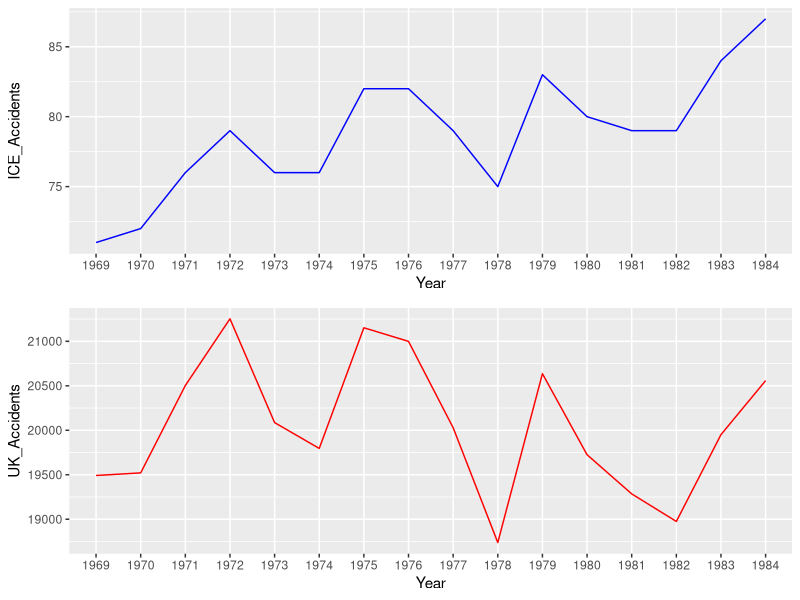

Source code (R):
UK_DOSI <- UKDriverDeaths

# Row/dálka heiti
m_mon <- c('Jan','Feb','Mar','Apr','May','Jun','Jul','Aug','Sep','Oct','Nov','Dec')
m_yrs <- c(1969:1984)

# Converta draslinu í matrix með viðeigandi mikið af rows/columns
m_dosi <- matrix(UK_DOSI,length(m_yrs),length(m_mon))

# Setja row/column heitin sem ár/mánuðir
rownames(m_dosi) <- m_yrs
colnames(m_dosi) <- m_mon

# ----- 1. ----- #

library(xts)

# Converta yfir í xts
xts.dosi <- as.xts(UKDriverDeaths)

# Filtera
# Einungis innihalda observations sem eru með >= 2000 slys
xts.dosi.2k <- xts.dosi[xts.dosi >= 2000]

# Merkja dálkinn sem slys
colnames(xts.dosi.2k) <- "Accidents"

# Sýna niðurstöður
xts.dosi.2k

# ----- 2. ----- #

# Sýna niðurstöður

# Árlegt meðaltal
rowMeans(m_dosi)

# Mánaðarlegt meðalal
colMeans(m_dosi)

# ----- 3. ----- #

# Lesa inn mannsfjölda dataset
countries.pop <- read.csv("population_countries.csv", header = TRUE)

# Gera heitið á þjóðinni nafnið á observation, til þess að létta fyrir leit
rownames(countries.pop) <- as.vector(countries.pop$Country.Name)

# Sækja fólksfjölda í UK á árunum 1969 - 1984 og setja í vector
uk.pop <- as.numeric(countries.pop["United Kingdom",c(14:29)])

# Sækja total slys per ár og setja í vector
yearly.dosi <- as.numeric(rowSums(m_dosi))

# Reikna út % ratio á milli fólksfjölda og slysa á hverju ári
yearly.dosi.ratio <- yearly.dosi / uk.pop

# Setja nöfn á vectorana (auðveldar að skoða vectorinn)
names(yearly.dosi.ratio) <- m_yrs
names(yearly.dosi) <- m_yrs
names(uk.pop) <- m_yrs

# Sýna niðurstöður
paste(round(yearly.dosi.ratio * 100, digits=4), '%', sep = '')

# ----- 4. ----- #

# Sækja Íslenska íbúafjölda á milli 1969 - 1984
iceland.pop <- as.numeric(countries.pop["Iceland",c(14:29)])

# Setja ár sem labels
names(iceland.pop) <- m_yrs

# "Population Ratio"
# Reikna hlutfallið á UK og Íslandi, bæta svo við "1/" (einn Íslendingur fyrir x Englendinga)
uk.iceland.ratio <- paste("1/", round(uk.pop / iceland.pop), sep="") # Population Ratio

# "Iceland Accidents"
# Reikna slys á Íslandi miðað við hlutfall
# UK_Slys * (íbúarfjöldi Íslendinga / íbúarfjöldi Englendinga)
calc.iceland.dosi <- round(yearly.dosi * (iceland.pop / uk.pop)) # Iceland accidents

# Comparison iceland/uk dataframe búinn til
# Splæsa saman þessum þremur vectors í eitt dataframe
comp.ice.uk.df <- cbind.data.frame(calc.iceland.dosi, yearly.dosi, uk.iceland.ratio)

# Setja almennileg heiti á columns
colnames(comp.ice.uk.df) <- c("ICE_Accidents", "UK_Accidents", "Pop_Ratio")

# Sýna niðurstöður
comp.ice.uk.df

# ----- 5. ----- #
library(ggplot2)
library(grid)

comp.ice.uk.tbl <- tibble::rownames_to_column(comp.ice.uk.df, var = "Year")

p1 <- ggplot(comp.ice.uk.tbl, aes(x=Year, y=ICE_Accidents, group=1)) +
  geom_line(col="blue")
p2 <- ggplot(comp.ice.uk.tbl, aes(x=Year, y=UK_Accidents, group=1)) +
  geom_line(col="red")

grid.newpage()
grid.draw(rbind(ggplotGrob(p1), ggplotGrob(p2), size = "last"))

#ggplot(comp.ice.uk.df) +
  #blue plot
  #geom_point(aes(x=Year, y=ICE_Accidents, col="darkblue")) + 
  #geom_smooth(aes(x=Year, y=ICE_Accidents), fill="blue",
  #            colour="darkblue", size=1) +
  #red plot
  #geom_point(aes(x=Year, y=UK_Accidents, col="red"))
  #geom_smooth(aes(x=Year, y=UK_Accidents), fill="red",
  #            colour="red", size=1)


#ggplot(comp.ice.uk.df, aes(Year, group=1)) +
#  geom_line(aes(y=ICE_Accidents, colour="ICE_Accidents")) +
#  geom_line(aes(y=UK_Accidents, colour="UK_Accidents"))
